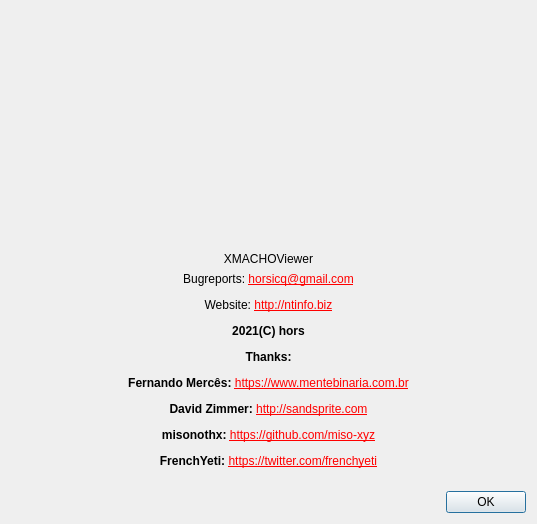
<?xml version="1.0" encoding="UTF-8"?>
<ui version="4.0">
 <class>DialogAbout</class>
 <widget class="QDialog" name="DialogAbout">
  <property name="windowModality">
   <enum>Qt::ApplicationModal</enum>
  </property>
  <property name="geometry">
   <rect>
    <x>0</x>
    <y>0</y>
    <width>537</width>
    <height>524</height>
   </rect>
  </property>
  <property name="windowTitle">
   <string>About</string>
  </property>
  <property name="modal">
   <bool>true</bool>
  </property>
  <layout class="QVBoxLayout" name="verticalLayout">
   <item>
    <widget class="QLabel" name="labelLogo">
     <property name="minimumSize">
      <size>
       <width>308</width>
       <height>235</height>
      </size>
     </property>
     <property name="text">
      <string/>
     </property>
     <property name="alignment">
      <set>Qt::AlignCenter</set>
     </property>
    </widget>
   </item>
   <item>
    <widget class="QLabel" name="labelVersion">
     <property name="text">
      <string>XMACHOViewer</string>
     </property>
     <property name="alignment">
      <set>Qt::AlignCenter</set>
     </property>
    </widget>
   </item>
   <item>
    <widget class="QLabel" name="labelInfo">
     <property name="text">
      <string>&lt;html&gt;&lt;head/&gt;&lt;body&gt;&lt;p align=&quot;center&quot;&gt;Bugreports: &lt;a href=&quot;mailto:horsicq@gmail.com&quot;&gt;&lt;span style=&quot; text-decoration: underline; color:#ff0000;&quot;&gt;horsicq@gmail.com&lt;/span&gt;&lt;/a&gt;&lt;/p&gt;&lt;p align=&quot;center&quot;&gt;Website: &lt;a href=&quot;http://ntinfo.biz&quot;&gt;&lt;span style=&quot; text-decoration: underline; color:#ff0000;&quot;&gt;http://ntinfo.biz&lt;/span&gt;&lt;/a&gt;&lt;/p&gt;&lt;p align=&quot;center&quot;&gt;&lt;span style=&quot; font-weight:600;&quot;&gt;2021(C) hors&lt;/span&gt;&lt;/p&gt;&lt;p align=&quot;center&quot;&gt;&lt;span style=&quot; font-weight:600;&quot;&gt;Thanks:&lt;/span&gt;&lt;/p&gt;&lt;p align=&quot;center&quot;&gt;&lt;span style=&quot; font-weight:600;&quot;&gt;Fernando Mercês: &lt;/span&gt;&lt;a href=&quot;https://www.mentebinaria.com.br/&quot;&gt;&lt;span style=&quot; text-decoration: underline; color:#ff0000;&quot;&gt;https://www.mentebinaria.com.br&lt;/span&gt;&lt;/a&gt;&lt;/p&gt;&lt;p align=&quot;center&quot;&gt;&lt;span style=&quot; font-weight:600;&quot;&gt;David Zimmer: &lt;/span&gt;&lt;a href=&quot;http://sandsprite.com/&quot;&gt;&lt;span style=&quot; text-decoration: underline; color:#ff0000;&quot;&gt;http://sandsprite.com&lt;/span&gt;&lt;/a&gt;&lt;/p&gt;&lt;p align=&quot;center&quot;&gt;&lt;span style=&quot; font-weight:600;&quot;&gt;misonothx: &lt;/span&gt;&lt;a href=&quot;https://github.com/miso-xyz&quot;&gt;&lt;span style=&quot; text-decoration: underline; color:#ff0000;&quot;&gt;https://github.com/miso-xyz&lt;/span&gt;&lt;/a&gt;&lt;/p&gt;&lt;p align=&quot;center&quot;&gt;&lt;span style=&quot; font-weight:600;&quot;&gt;FrenchYeti: &lt;/span&gt;&lt;a href=&quot;https://twitter.com/frenchyeti&quot;&gt;&lt;span style=&quot; text-decoration: underline; color:#ff0000;&quot;&gt;https://twitter.com/frenchyeti&lt;/span&gt;&lt;/a&gt;&lt;/p&gt;&lt;/body&gt;&lt;/html&gt;</string>
     </property>
     <property name="textFormat">
      <enum>Qt::AutoText</enum>
     </property>
     <property name="openExternalLinks">
      <bool>true</bool>
     </property>
    </widget>
   </item>
   <item>
    <spacer name="verticalSpacer">
     <property name="orientation">
      <enum>Qt::Vertical</enum>
     </property>
     <property name="sizeHint" stdset="0">
      <size>
       <width>20</width>
       <height>40</height>
      </size>
     </property>
    </spacer>
   </item>
   <item>
    <layout class="QHBoxLayout" name="horizontalLayout">
     <item>
      <spacer name="horizontalSpacer">
       <property name="orientation">
        <enum>Qt::Horizontal</enum>
       </property>
       <property name="sizeHint" stdset="0">
        <size>
         <width>40</width>
         <height>20</height>
        </size>
       </property>
      </spacer>
     </item>
     <item>
      <widget class="QPushButton" name="pushButtonOK">
       <property name="text">
        <string>OK</string>
       </property>
      </widget>
     </item>
    </layout>
   </item>
  </layout>
 </widget>
 <resources/>
 <connections/>
</ui>
